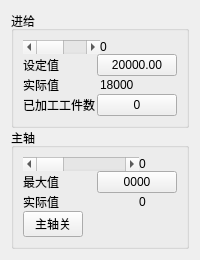
          <widget class="QWidget" name="tab_2">
           <attribute name="title">
            <string>速度控制</string>
           </attribute>
           <layout class="QGridLayout" name="gridLayout_33">
            <item row="0" column="0">
             <layout class="QGridLayout" name="gridLayout_32">
              <property name="spacing">
               <number>0</number>
              </property>
              <item row="1" column="0">
               <widget class="QGroupBox" name="groupBoxSpindle">
                <property name="font">
                 <font>
                  <pointsize>9</pointsize>
                  <weight>50</weight>
                  <bold>false</bold>
                 </font>
                </property>
                <property name="title">
                 <string>主轴</string>
                </property>
                <layout class="QGridLayout" name="gridLayout_31">
                 <item row="0" column="0">
                  <layout class="QVBoxLayout" name="verticalLayout" stretch="1,1,1,1">
                   <property name="spacing">
                    <number>0</number>
                   </property>
                   <item>
                    <layout class="QGridLayout" name="gridLayout_8" columnstretch="3,1">
                     <item row="0" column="1">
                      <widget class="QLabel" name="label_zzkz">
                       <property name="sizePolicy">
                        <sizepolicy hsizetype="Expanding" vsizetype="Expanding">
                         <horstretch>0</horstretch>
                         <verstretch>0</verstretch>
                        </sizepolicy>
                       </property>
                       <property name="minimumSize">
                        <size>
                         <width>0</width>
                         <height>0</height>
                        </size>
                       </property>
                       <property name="maximumSize">
                        <size>
                         <width>80</width>
                         <height>16777215</height>
                        </size>
                       </property>
                       <property name="font">
                        <font>
                         <weight>50</weight>
                         <bold>false</bold>
                        </font>
                       </property>
                       <property name="text">
                        <string>0</string>
                       </property>
                      </widget>
                     </item>
                     <item row="0" column="0">
                      <widget class="QScrollBar" name="ScrollBar_ZZKZ">
                       <property name="sizePolicy">
                        <sizepolicy hsizetype="Expanding" vsizetype="Expanding">
                         <horstretch>0</horstretch>
                         <verstretch>0</verstretch>
                        </sizepolicy>
                       </property>
                       <property name="orientation">
                        <enum>Qt::Horizontal</enum>
                       </property>
                      </widget>
                     </item>
                    </layout>
                   </item>
                   <item>
                    <layout class="QGridLayout" name="gridLayout_11" columnstretch="3,1">
                     <item row="0" column="0">
                      <widget class="QLabel" name="label_3">
                       <property name="sizePolicy">
                        <sizepolicy hsizetype="Expanding" vsizetype="Expanding">
                         <horstretch>0</horstretch>
                         <verstretch>0</verstretch>
                        </sizepolicy>
                       </property>
                       <property name="font">
                        <font>
                         <weight>50</weight>
                         <bold>false</bold>
                        </font>
                       </property>
                       <property name="text">
                        <string>最大值</string>
                       </property>
                      </widget>
                     </item>
                     <item row="0" column="1">
                      <widget class="QPushButton" name="btsdz2">
                       <property name="sizePolicy">
                        <sizepolicy hsizetype="Expanding" vsizetype="Expanding">
                         <horstretch>0</horstretch>
                         <verstretch>0</verstretch>
                        </sizepolicy>
                       </property>
                       <property name="minimumSize">
                        <size>
                         <width>0</width>
                         <height>0</height>
                        </size>
                       </property>
                       <property name="maximumSize">
                        <size>
                         <width>80</width>
                         <height>30</height>
                        </size>
                       </property>
                       <property name="font">
                        <font>
                         <weight>50</weight>
                         <bold>false</bold>
                        </font>
                       </property>
                       <property name="text">
                        <string>0000</string>
                       </property>
                      </widget>
                     </item>
                    </layout>
                   </item>
                   <item>
                    <layout class="QGridLayout" name="gridLayout_13" columnstretch="9,3">
                     <item row="0" column="1">
                      <widget class="QLabel" name="label_sjz2">
                       <property name="sizePolicy">
                        <sizepolicy hsizetype="Expanding" vsizetype="Expanding">
                         <horstretch>0</horstretch>
                         <verstretch>0</verstretch>
                        </sizepolicy>
                       </property>
                       <property name="minimumSize">
                        <size>
                         <width>0</width>
                         <height>0</height>
                        </size>
                       </property>
                       <property name="maximumSize">
                        <size>
                         <width>80</width>
                         <height>16777215</height>
                        </size>
                       </property>
                       <property name="font">
                        <font>
                         <weight>50</weight>
                         <bold>false</bold>
                        </font>
                       </property>
                       <property name="text">
                        <string>0</string>
                       </property>
                      </widget>
                     </item>
                     <item row="0" column="0">
                      <widget class="QLabel" name="label_4">
                       <property name="sizePolicy">
                        <sizepolicy hsizetype="Expanding" vsizetype="Expanding">
                         <horstretch>0</horstretch>
                         <verstretch>0</verstretch>
                        </sizepolicy>
                       </property>
                       <property name="font">
                        <font>
                         <weight>50</weight>
                         <bold>false</bold>
                        </font>
                       </property>
                       <property name="text">
                        <string>实际值</string>
                       </property>
                      </widget>
                     </item>
                    </layout>
                   </item>
                   <item>
                    <layout class="QGridLayout" name="gridLayout_15" columnstretch="3,1">
                     <item row="0" column="0">
                      <widget class="QPushButton" name="btzzkg">
                       <property name="sizePolicy">
                        <sizepolicy hsizetype="Expanding" vsizetype="Expanding">
                         <horstretch>0</horstretch>
                         <verstretch>0</verstretch>
                        </sizepolicy>
                       </property>
                       <property name="maximumSize">
                        <size>
                         <width>60</width>
                         <height>30</height>
                        </size>
                       </property>
                       <property name="font">
                        <font>
                         <weight>50</weight>
                         <bold>false</bold>
                        </font>
                       </property>
                       <property name="text">
                        <string>主轴关</string>
                       </property>
                      </widget>
                     </item>
                     <item row="0" column="1">
                      <widget class="QLabel" name="label_10">
                       <property name="sizePolicy">
                        <sizepolicy hsizetype="Expanding" vsizetype="Expanding">
                         <horstretch>0</horstretch>
                         <verstretch>0</verstretch>
                        </sizepolicy>
                       </property>
                       <property name="text">
                        <string/>
                       </property>
                      </widget>
                     </item>
                    </layout>
                   </item>
                  </layout>
                 </item>
                </layout>
               </widget>
              </item>
              <item row="0" column="0">
               <widget class="QGroupBox" name="groupBoxAxis">
                <property name="font">
                 <font>
                  <pointsize>9</pointsize>
                  <weight>50</weight>
                  <bold>false</bold>
                 </font>
                </property>
                <property name="title">
                 <string>进给</string>
                </property>
                <layout class="QGridLayout" name="gridLayout_16">
                 <item row="0" column="0">
                  <layout class="QGridLayout" name="gridLayout_22">
                   <property name="verticalSpacing">
                    <number>0</number>
                   </property>
                   <item row="3" column="0">
                    <layout class="QGridLayout" name="gridLayout_21">
                     <item row="0" column="1">
                      <widget class="QPushButton" name="btclearcount">
                       <property name="sizePolicy">
                        <sizepolicy hsizetype="Expanding" vsizetype="Expanding">
                         <horstretch>0</horstretch>
                         <verstretch>0</verstretch>
                        </sizepolicy>
                       </property>
                       <property name="minimumSize">
                        <size>
                         <width>0</width>
                         <height>0</height>
                        </size>
                       </property>
                       <property name="maximumSize">
                        <size>
                         <width>80</width>
                         <height>30</height>
                        </size>
                       </property>
                       <property name="font">
                        <font>
                         <weight>50</weight>
                         <bold>false</bold>
                        </font>
                       </property>
                       <property name="text">
                        <string>0</string>
                       </property>
                      </widget>
                     </item>
                     <item row="0" column="0">
                      <widget class="QLabel" name="label_17">
                       <property name="sizePolicy">
                        <sizepolicy hsizetype="Expanding" vsizetype="Expanding">
                         <horstretch>0</horstretch>
                         <verstretch>0</verstretch>
                        </sizepolicy>
                       </property>
                       <property name="font">
                        <font>
                         <weight>50</weight>
                         <bold>false</bold>
                        </font>
                       </property>
                       <property name="text">
                        <string>已加工工件数</string>
                       </property>
                      </widget>
                     </item>
                    </layout>
                   </item>
                   <item row="2" column="0">
                    <layout class="QGridLayout" name="gridLayout_19">
                     <item row="0" column="1">
                      <widget class="QLabel" name="label_sjz1">
                       <property name="sizePolicy">
                        <sizepolicy hsizetype="Expanding" vsizetype="Expanding">
                         <horstretch>0</horstretch>
                         <verstretch>0</verstretch>
                        </sizepolicy>
                       </property>
                       <property name="minimumSize">
                        <size>
                         <width>0</width>
                         <height>0</height>
                        </size>
                       </property>
                       <property name="maximumSize">
                        <size>
                         <width>80</width>
                         <height>16777215</height>
                        </size>
                       </property>
                       <property name="font">
                        <font>
                         <weight>50</weight>
                         <bold>false</bold>
                        </font>
                       </property>
                       <property name="text">
                        <string>18000</string>
                       </property>
                      </widget>
                     </item>
                     <item row="0" column="0">
                      <widget class="QLabel" name="label_2">
                       <property name="sizePolicy">
                        <sizepolicy hsizetype="Expanding" vsizetype="Expanding">
                         <horstretch>0</horstretch>
                         <verstretch>0</verstretch>
                        </sizepolicy>
                       </property>
                       <property name="font">
                        <font>
                         <weight>50</weight>
                         <bold>false</bold>
                        </font>
                       </property>
                       <property name="text">
                        <string>实际值</string>
                       </property>
                      </widget>
                     </item>
                    </layout>
                   </item>
                   <item row="1" column="0">
                    <layout class="QGridLayout" name="gridLayout_18">
                     <item row="0" column="1">
                      <widget class="QPushButton" name="BtSetSpeed">
                       <property name="sizePolicy">
                        <sizepolicy hsizetype="Expanding" vsizetype="Expanding">
                         <horstretch>0</horstretch>
                         <verstretch>0</verstretch>
                        </sizepolicy>
                       </property>
                       <property name="minimumSize">
                        <size>
                         <width>0</width>
                         <height>0</height>
                        </size>
                       </property>
                       <property name="maximumSize">
                        <size>
                         <width>80</width>
                         <height>30</height>
                        </size>
                       </property>
                       <property name="font">
                        <font>
                         <weight>50</weight>
                         <bold>false</bold>
                        </font>
                       </property>
                       <property name="text">
                        <string>20000.00</string>
                       </property>
                      </widget>
                     </item>
                     <item row="0" column="0">
                      <widget class="QLabel" name="label">
                       <property name="sizePolicy">
                        <sizepolicy hsizetype="Expanding" vsizetype="Expanding">
                         <horstretch>0</horstretch>
                         <verstretch>0</verstretch>
                        </sizepolicy>
                       </property>
                       <property name="font">
                        <font>
                         <weight>50</weight>
                         <bold>false</bold>
                        </font>
                       </property>
                       <property name="text">
                        <string>设定值</string>
                       </property>
                      </widget>
                     </item>
                    </layout>
                   </item>
                   <item row="0" column="0">
                    <layout class="QGridLayout" name="gridLayout_17">
                     <item row="0" column="1">
                      <widget class="QLabel" name="label_gjsd">
                       <property name="sizePolicy">
                        <sizepolicy hsizetype="Expanding" vsizetype="Expanding">
                         <horstretch>0</horstretch>
                         <verstretch>0</verstretch>
                        </sizepolicy>
                       </property>
                       <property name="minimumSize">
                        <size>
                         <width>0</width>
                         <height>0</height>
                        </size>
                       </property>
                       <property name="maximumSize">
                        <size>
                         <width>80</width>
                         <height>16777215</height>
                        </size>
                       </property>
                       <property name="font">
                        <font>
                         <weight>50</weight>
                         <bold>false</bold>
                        </font>
                       </property>
                       <property name="text">
                        <string>0</string>
                       </property>
                      </widget>
                     </item>
                     <item row="0" column="0">
                      <widget class="QScrollBar" name="ScrollBar_GJSD">
                       <property name="sizePolicy">
                        <sizepolicy hsizetype="Expanding" vsizetype="Expanding">
                         <horstretch>0</horstretch>
                         <verstretch>0</verstretch>
                        </sizepolicy>
                       </property>
                       <property name="orientation">
                        <enum>Qt::Horizontal</enum>
                       </property>
                      </widget>
                     </item>
                    </layout>
                   </item>
                  </layout>
                 </item>
                </layout>
               </widget>
              </item>
             </layout>
            </item>
           </layout>
          </widget>
